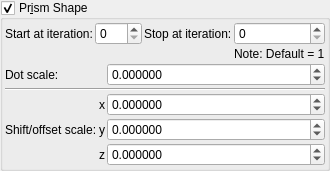
    <widget class="MyGroupBox" name="groupCheck_transf_function_enabledP_false">
     <property name="toolTip">
      <string/>
     </property>
     <property name="title">
      <string>Pr&amp;ism Shape</string>
     </property>
     <property name="checkable">
      <bool>true</bool>
     </property>
     <layout class="QVBoxLayout" name="verticalLayout_36" stretch="0,0">
      <property name="spacing">
       <number>2</number>
      </property>
      <property name="leftMargin">
       <number>2</number>
      </property>
      <property name="topMargin">
       <number>2</number>
      </property>
      <property name="rightMargin">
       <number>2</number>
      </property>
      <property name="bottomMargin">
       <number>2</number>
      </property>
      <item>
       <layout class="QGridLayout" name="gridLayout_76">
        <property name="spacing">
         <number>2</number>
        </property>
        <item row="0" column="1">
         <widget class="MySpinBox" name="spinboxInt_transf_start_iterations_P">
          <property name="sizePolicy">
           <sizepolicy hsizetype="Minimum" vsizetype="Maximum">
            <horstretch>0</horstretch>
            <verstretch>0</verstretch>
           </sizepolicy>
          </property>
          <property name="minimum">
           <number>0</number>
          </property>
          <property name="maximum">
           <number>999</number>
          </property>
          <property name="value">
           <number>0</number>
          </property>
         </widget>
        </item>
        <item row="0" column="3">
         <widget class="MySpinBox" name="spinboxInt_transf_stop_iterations_P1">
          <property name="sizePolicy">
           <sizepolicy hsizetype="Preferred" vsizetype="Maximum">
            <horstretch>0</horstretch>
            <verstretch>0</verstretch>
           </sizepolicy>
          </property>
          <property name="maximum">
           <number>999</number>
          </property>
         </widget>
        </item>
        <item row="0" column="0">
         <widget class="QLabel" name="label_66">
          <property name="text">
           <string>Start at iteration:</string>
          </property>
         </widget>
        </item>
        <item row="0" column="2">
         <widget class="QLabel" name="label_48">
          <property name="text">
           <string>Stop at iteration:</string>
          </property>
         </widget>
        </item>
        <item row="1" column="3">
         <widget class="QLabel" name="label_133">
          <property name="text">
           <string>Note: Default = 1</string>
          </property>
         </widget>
        </item>
       </layout>
      </item>
      <item>
       <layout class="QGridLayout" name="gridLayout_33" columnstretch="0,0,1">
        <property name="spacing">
         <number>2</number>
        </property>
        <item row="4" column="1">
         <widget class="QLabel" name="label_131">
          <property name="sizePolicy">
           <sizepolicy hsizetype="Preferred" vsizetype="Preferred">
            <horstretch>0</horstretch>
            <verstretch>0</verstretch>
           </sizepolicy>
          </property>
          <property name="text">
           <string notr="true">z</string>
          </property>
          <property name="alignment">
           <set>Qt::AlignRight|Qt::AlignTrailing|Qt::AlignVCenter</set>
          </property>
         </widget>
        </item>
        <item row="0" column="2">
         <widget class="MyDoubleSpinBox" name="spinbox_transf_scale">
          <property name="sizePolicy">
           <sizepolicy hsizetype="Minimum" vsizetype="Maximum">
            <horstretch>0</horstretch>
            <verstretch>0</verstretch>
           </sizepolicy>
          </property>
          <property name="font">
           <font>
            <weight>50</weight>
            <bold>false</bold>
           </font>
          </property>
          <property name="prefix">
           <string/>
          </property>
          <property name="suffix">
           <string/>
          </property>
          <property name="decimals">
           <number>6</number>
          </property>
          <property name="minimum">
           <double>-99.989999999999995</double>
          </property>
          <property name="maximum">
           <double>99.989999999999995</double>
          </property>
          <property name="singleStep">
           <double>0.100000000000000</double>
          </property>
         </widget>
        </item>
        <item row="2" column="1">
         <widget class="QLabel" name="label_129">
          <property name="sizePolicy">
           <sizepolicy hsizetype="Preferred" vsizetype="Preferred">
            <horstretch>0</horstretch>
            <verstretch>0</verstretch>
           </sizepolicy>
          </property>
          <property name="text">
           <string notr="true">x</string>
          </property>
          <property name="alignment">
           <set>Qt::AlignRight|Qt::AlignTrailing|Qt::AlignVCenter</set>
          </property>
         </widget>
        </item>
        <item row="3" column="1">
         <widget class="QLabel" name="label_130">
          <property name="sizePolicy">
           <sizepolicy hsizetype="Preferred" vsizetype="Preferred">
            <horstretch>0</horstretch>
            <verstretch>0</verstretch>
           </sizepolicy>
          </property>
          <property name="text">
           <string notr="true">y</string>
          </property>
          <property name="alignment">
           <set>Qt::AlignRight|Qt::AlignTrailing|Qt::AlignVCenter</set>
          </property>
         </widget>
        </item>
        <item row="4" column="2">
         <widget class="MyDoubleSpinBox" name="spinbox3_transf_constant_multiplier_000_z">
          <property name="sizePolicy">
           <sizepolicy hsizetype="Minimum" vsizetype="Maximum">
            <horstretch>0</horstretch>
            <verstretch>0</verstretch>
           </sizepolicy>
          </property>
          <property name="prefix">
           <string/>
          </property>
          <property name="suffix">
           <string/>
          </property>
          <property name="decimals">
           <number>6</number>
          </property>
          <property name="minimum">
           <double>-99.989999999999995</double>
          </property>
          <property name="maximum">
           <double>99.989999999999995</double>
          </property>
          <property name="singleStep">
           <double>0.100000000000000</double>
          </property>
         </widget>
        </item>
        <item row="3" column="0">
         <widget class="QLabel" name="label_174">
          <property name="text">
           <string>Shift/offset scale:</string>
          </property>
         </widget>
        </item>
        <item row="1" column="0" colspan="3">
         <widget class="Line" name="line_2">
          <property name="orientation">
           <enum>Qt::Horizontal</enum>
          </property>
         </widget>
        </item>
        <item row="3" column="2">
         <widget class="MyDoubleSpinBox" name="spinbox3_transf_constant_multiplier_000_y">
          <property name="sizePolicy">
           <sizepolicy hsizetype="Minimum" vsizetype="Maximum">
            <horstretch>0</horstretch>
            <verstretch>0</verstretch>
           </sizepolicy>
          </property>
          <property name="prefix">
           <string/>
          </property>
          <property name="suffix">
           <string/>
          </property>
          <property name="decimals">
           <number>6</number>
          </property>
          <property name="minimum">
           <double>-99.989999999999995</double>
          </property>
          <property name="maximum">
           <double>99.989999999999995</double>
          </property>
          <property name="singleStep">
           <double>0.100000000000000</double>
          </property>
         </widget>
        </item>
        <item row="2" column="2">
         <widget class="MyDoubleSpinBox" name="spinbox3_transf_constant_multiplier_000_x">
          <property name="sizePolicy">
           <sizepolicy hsizetype="Minimum" vsizetype="Maximum">
            <horstretch>0</horstretch>
            <verstretch>0</verstretch>
           </sizepolicy>
          </property>
          <property name="prefix">
           <string/>
          </property>
          <property name="suffix">
           <string/>
          </property>
          <property name="decimals">
           <number>6</number>
          </property>
          <property name="minimum">
           <double>-99.989999999999995</double>
          </property>
          <property name="maximum">
           <double>99.989999999999995</double>
          </property>
          <property name="singleStep">
           <double>0.100000000000000</double>
          </property>
         </widget>
        </item>
        <item row="0" column="0">
         <widget class="QLabel" name="label_177">
          <property name="text">
           <string>Dot scale:</string>
          </property>
         </widget>
        </item>
       </layout>
      </item>
     </layout>
    </widget>
